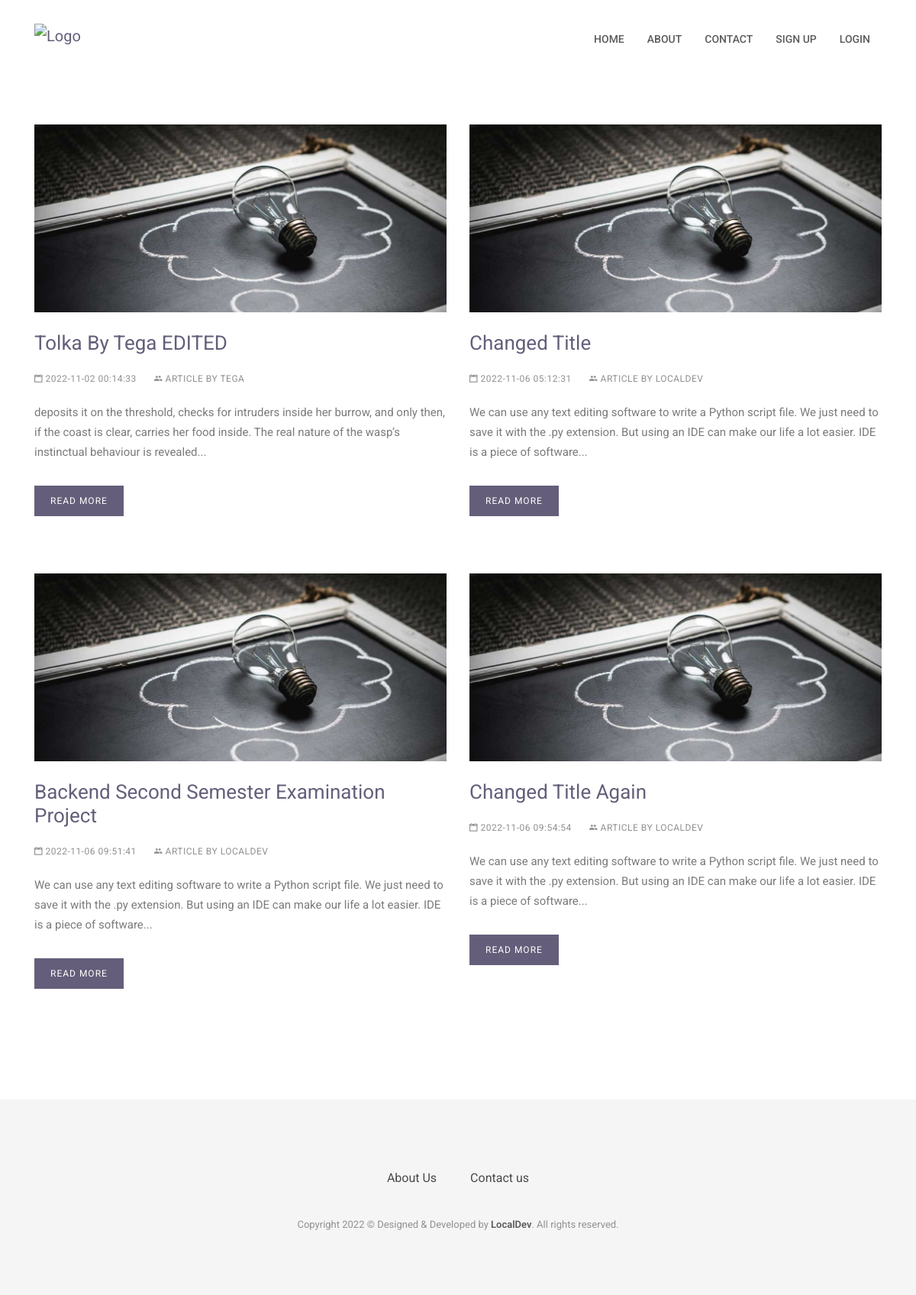
The page / on the database its author committed.
### website/models.py (models this page shows)
class Post(db.Model):
    id = db.Column(db.Integer, primary_key=True)
    title = db.Column(db.String(10000))
    body = db.Column(db.String(10000))
    date = db.Column(db.DateTime(timezone=True), default=func.now())
    user_id = db.Column(db.Integer, db.ForeignKey('user.id'))
    post_user = db.relationship('User', foreign_keys=[user_id])

class User(db.Model, UserMixin):
    id = db.Column(db.Integer, primary_key=True)
    email = db.Column(db.String(255), unique=True)
    username = db.Column(db.String(255), unique=True)
    first_name = db.Column(db.String(255))
    last_name = db.Column(db.String(255))
    password = db.Column(db.String(255))
    posts = db.relationship('Post')

### website/views.py (the view)
@views.route('/')
def home():
    posts = Post.query.all()
    return render_template('home.html', user=current_user, posts=posts)

### website/templates/home.html (shortened to what this page needs)
{% extends 'base.html' %}
{% block content %}
<div class="page-wrapper">
	<div class="container">
		<div class="row">
            {% for post in posts %}
                <div class="col-md-6">
                    <div class="post">
                        <div class="post-thumb">
                            <a href="/post/{{post.id}}">
                                <img class="img-fluid" src="static/images/blog/blog-post-1.jpg" alt="">
                            </a>
                        </div>
                        <h3 class="post-title"><a href="/post/{{post.id}}">{{ post.title }}</a></h3>
                        <div class="post-meta">
                            <ul>
                                <li>
                                    <i class="ion-calendar"></i> {{ post.date }}
                                </li>
                                <li>
                                    <i class="ion-android-people"></i> Article By {{ post.post_user.username }}
                                </li>
                            </ul>
                        </div>
                        <div class="post-content">
                            <p>
                                {{ post.body|safe|truncate(200) }}
                            </p>
                            <a href="/post/{{post.id}}" class="btn btn-main">Read More</a>
                        </div>
                    </div>
                </div>
            {% endfor %}
		</div>
	</div>
</div>
{% endblock %}

### website/static/css/style.css (style rules this page uses)
body { line-height: 1.65; font-family: "Roboto", sans-serif; -webkit-font-smoothing: antialiased; }
h1, h2, h3, h4, h5, h6 { font-family: "Roboto", sans-serif; }
h1, h2, h3, h4, h5, h6 { font-weight: 400; }
h3 { font-size: 20px; }
p { color: #7B7B7B; font-size: 15px; font-family: "Roboto", sans-serif; line-height: 1.7; }
ol, ul { margin: 0; padding: 0; list-style: none; }
a, a:focus, a:hover { text-decoration: none; outline: 0; color: #655E7A; }
.btn-main, .btn-small, .btn-transparent { background: #655E7A; color: #fff; display: inline-block; font-size: 14px; letter-spacing: 1px; padding: 14px 35px; text-transform: uppercase; border-radius: 0; transition: all 0.2s ease; }
.page-wrapper { padding: 70px 0; }
.post { background: #fff; margin-bottom: 40px; padding-bottom: 20px; }
.post .post-title { margin-top: 10px; margin: 25px 0 0; text-transform: capitalize; font-size: 26px; margin-bottom: 20px; }
.post .post-title a { color: #655E7A; }
.post .post-meta { font-size: 13px; margin-top: 10px; text-transform: uppercase; }
.post .post-meta ul li { display: inline-block; color: #909090; margin-right: 20px; font-size: 12px; letter-spacing: 0.5px; }
.post .post-content { margin-top: 20px; }
.post .post-content p { line-height: 26px; }
.post .post-content .btn-main, .post .post-content .btn-transparent, .post .post-content .btn-small { padding: 10px 20px; margin: 15px 0; font-size: 12px; }

### rows shown on the page
Post: title "Tolka By Tega EDITED", date "2022-11-02 00:14:33", post_user.username "TEGA", body "deposits it on the threshold, checks for intruders inside her burrow, and only then, if the coast is clear, carries her food inside. The real nature of the wasp’s instinctual behaviour is revealed..."
Post: title "Changed Title", date "2022-11-06 05:12:31", post_user.username "LOCALDEV", body "We can use any text editing software to write a Python script file. We just need to save it with the .py extension. But using an IDE can make our life a lot easier. IDE is a piece of software..."
Post: title "Backend Second Semester Examination Project", date "2022-11-06 09:51:41", post_user.username "LOCALDEV", body "We can use any text editing software to write a Python script file. We just need to save it with the .py extension. But using an IDE can make our life a lot easier. IDE is a piece of software..."
Post: title "Changed Title Again", date "2022-11-06 09:54:54", post_user.username "LOCALDEV", body "We can use any text editing software to write a Python script file. We just need to save it with the .py extension. But using an IDE can make our life a lot easier. IDE is a piece of software..."
